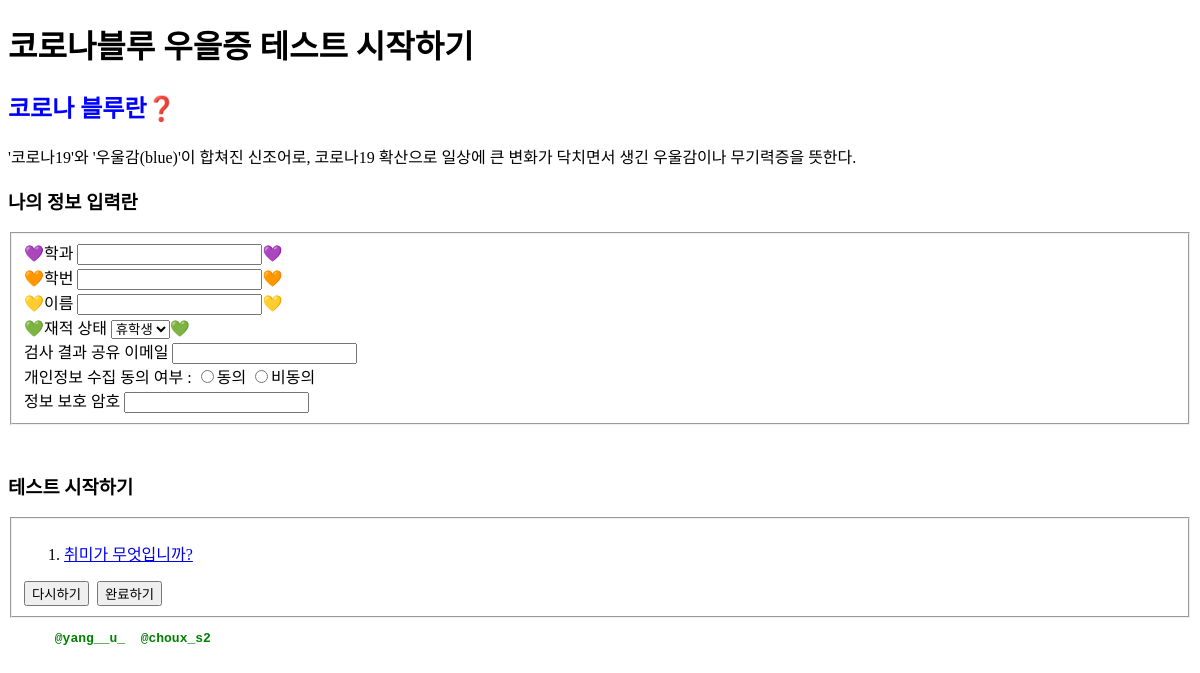
Before: /polls/ with the older database file.
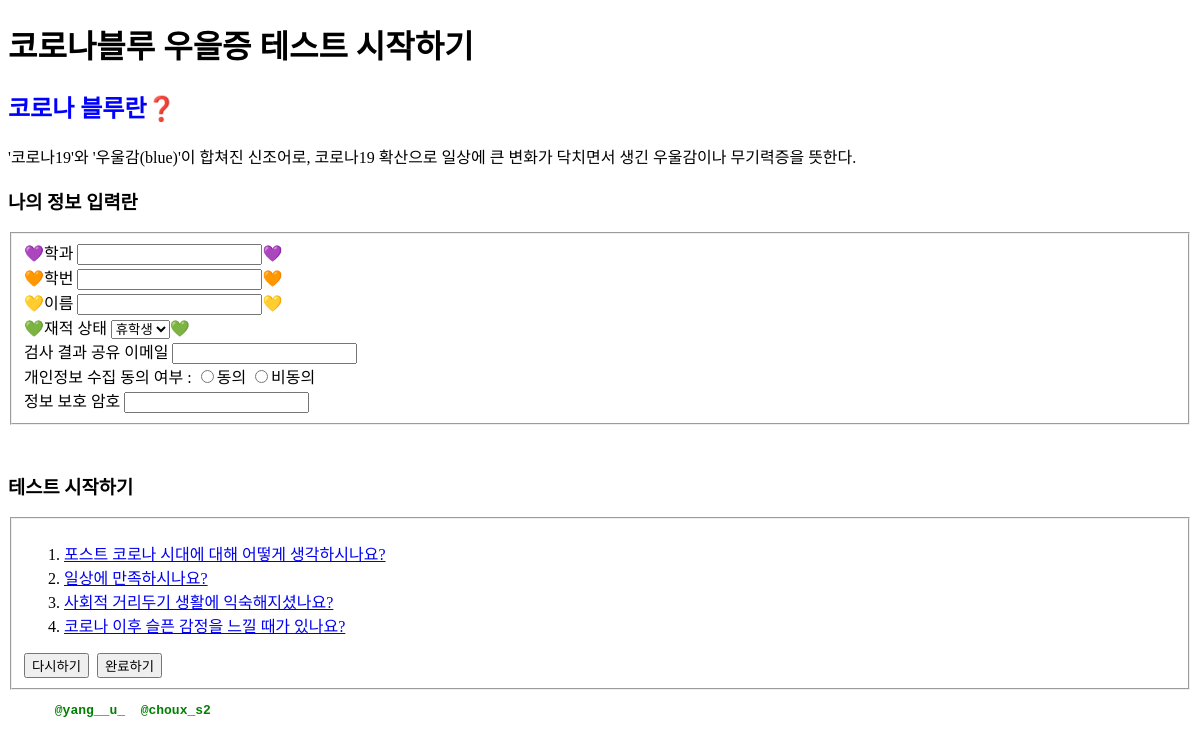
After: the same page with the newer database file.
### polls/models.py (models this page shows)
class Question(models.Model):
    question_text = models.CharField(max_length=2000)
    pub_date = models.DateField('date published')
    def __str__(self):
        return self.question_text

### polls/views.py (the view)
# urls.py: path('', views.index, name='index'),
def index(request):
    latest_question_list = Question.objects.all().order_by('-pub_date')[:5]
    context = {'latest_question_list': latest_question_list}
    print(latest_question_list)
    return render(request, 'polls/index.html', context)

### polls/templates/polls/index.html (shortened to what this page needs)
<!DOCTYPE html>
<html lang="en">
<head>
    <h1>코로나블루 우을증 테스트 시작하기</h1>
</head>
<h2 style="color:blue">코로나 블루란❓</h2>
<a1>'코로나19'와 '우울감(blue)'이 합쳐진 신조어로, 코로나19 확산으로 일상에 큰 변화가 닥치면서 생긴 우울감이나 무기력증을 뜻한다. </a1>
<body>
<h3>나의 정보 입력란</h3>
<fieldset>
    <span>💜학과</span>
    <input id="major" type="text"/>💜<br/>
    <span>🧡학번</span>
    <input id="studentid" type="text"/>🧡<br/>
    <span>💛이름</span>
    <input id="name" type="text"/>💛<br/>
    <span>💚재적 상태</span>
    <select name="grade" size="1">
        <option value="leave of absence" selected>휴학생</option>
    </select>💚<br/>
    <span>검사 결과 공유 이메일</span>
    <input id="email" type="text"/><br/>
    <span>개인정보 수집 동의 여부 :</span>
    <input type="radio" name="agree" value="agree"/>동의
    <input type="radio" name="agree" value="disagree"/>비동의 <br/>
    <span>정보 보호 암호</span>
    <input id="password" type="text"/>
</fieldset>
<span>
    <pre>
    </pre>
</span>
<h3>테스트 시작하기</h3>
<fieldset>
{% if latest_question_list %}
    <ol>
        {% for question in latest_question_list %}
            <li><a href="/polls/{{ question.id }}/">{{ question.question_text }}</a></li>
        {% endfor %}
    </ol>
{% else %}
    <p>No polls are available.</p>
{% endif %}
<input type="button" value="다시하기"/>&nbsp;
<input type="button" value="완료하기"/>&nbsp;
</fieldset>
</body>
<a style="color:green;"><pre><strong>      @yang__u_  @choux_s2</strong></pre></a>
</html>

Changed rows visible on the page:
added Question: question_text "포스트 코로나 시대에 대해 어떻게 생각하시나요?"
added Question: question_text "일상에 만족하시나요?"
added Question: question_text "사회적 거리두기 생활에 익숙해지셨나요?"
changed Question: question_text "취미가 무엇입니까?" → "코로나 이후 슬픈 감정을 느낄 때가 있나요?"
